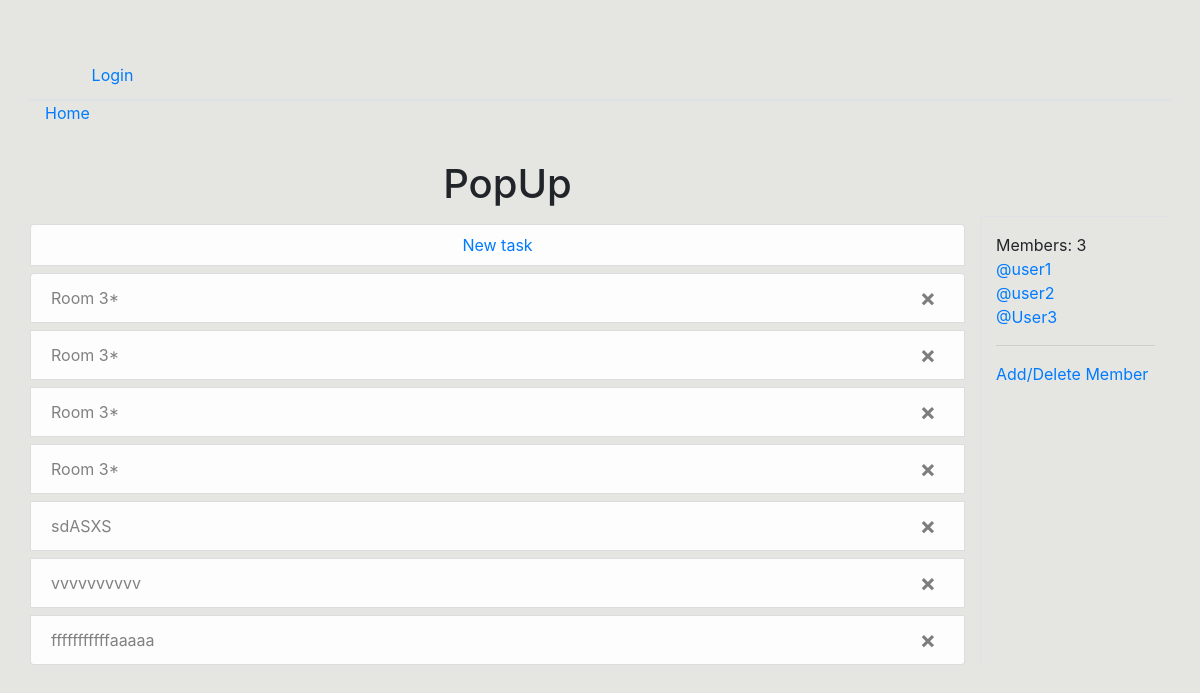
The app's page /rooms/14/, older data.
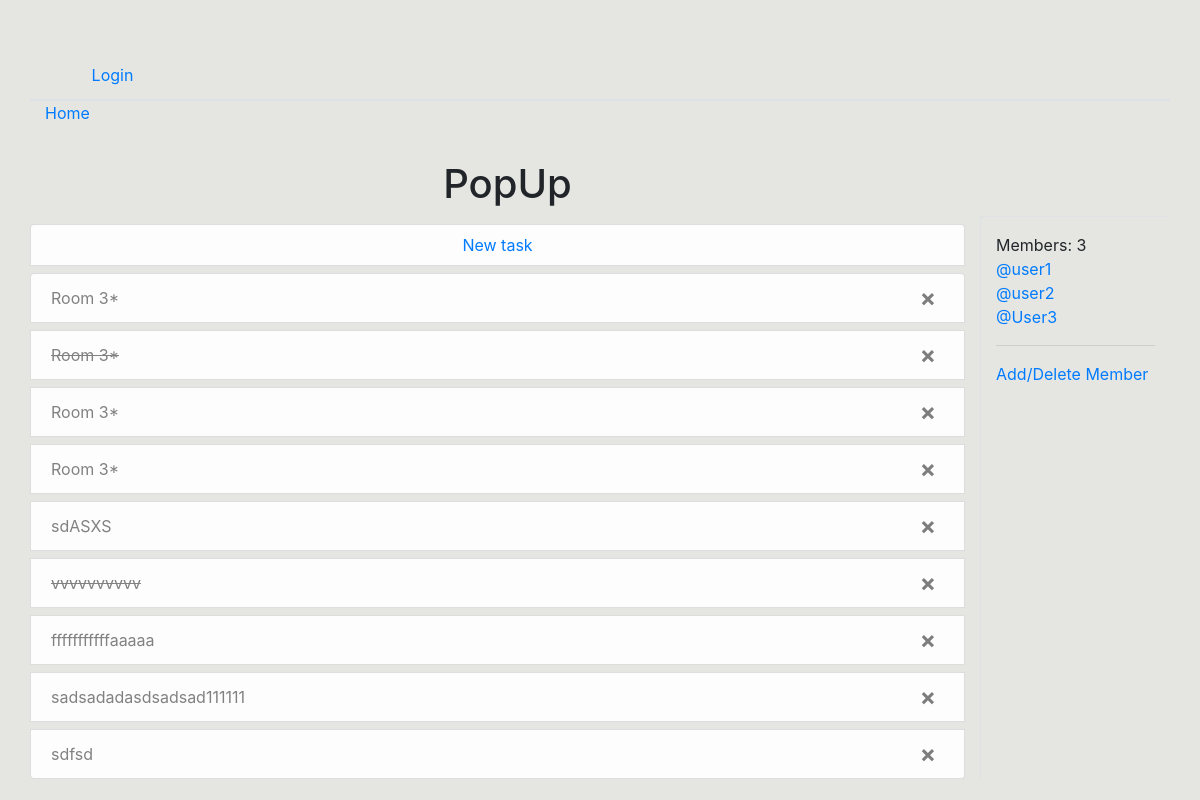
The same page, newer data.
### base/models.py (models this page shows, shortened)
class Task(models.Model):
    host = models.ForeignKey(User, on_delete=models.SET_NULL, null=True)
    hostroom = models.ForeignKey(Room, on_delete=models.SET_NULL, null=True)
    name = models.CharField(max_length=200, null=True)
    body = models.TextField(null=True, blank=True)
    updated = models.DateTimeField(auto_now=True)
    created = models.DateTimeField(auto_now_add=True)
    finish = models.BooleanField(default=False)

### base/views.py (the view)
# urls.py: path('rooms/<str:rom_id>/', views.roomsView, name='rooms'),
def roomsView(request, rom_id):
    rooms2 = Room.objects.get(id=rom_id)
    tasks = Task.objects.filter(hostroom_id=rom_id)
    participants = rooms2.participants.all() # rooms2 > room ?
    form = TaskForm()
    if request.method == 'POST':
        form = TaskForm(request.POST)
        if form.is_valid():
            new_task = form.save()
            return JsonResponse({'task': model_to_dict(new_task)}, status=200)
    context = {'rooms2': rooms2, 'participants': participants, 'tasks': tasks, 'form':form}
    return render(request, 'base/rooms.html', context)

### base/models.py (called while the page is built)
    def __str__(self):
        return self.name

### base/templates/base/rooms.html (shortened to what this page needs)
{% extends 'main.html' %}
{% load static %}
{% load crispy_forms_tags %}
{% block content %}
<div class="text-center">
    <div class="container">
        <div class="col-10">
                    <h1>{{rooms2.name}}</h1>
        </div>
        </div>
</div>
<div class="container">
    <div class="row">
    <div class="list-group col-10">
        <div class="list-group-item list-group-item-light mt-2 p-2 d-flex justify-content-center">
            <a href="" data-toggle="modal" data-target="#modalCreateTask">New task</a>
        </div>
        <div id="taskList">
        {% for task in tasks %}
         <div class="list-group-item list-group-item-light mt-2" data-id="{{ task.id }}" id="taskCard" style="{% if task.finish %} text-decoration: line-through {% endif %}">
            {{task.name}}
                <button type="button" class="close float-right mr-2">
                    <span aria-hidden="true">&times;</span>
                </button>
        </div>
        {% endfor %}
        </div>
    </div>
        <div class="col-2 border-top border-left pb-3">
            <div>
                <div class="mt-3">
                    <medium>Members: {{rooms2.participants.count}}</medium>
                </div>
                {% for participant in rooms2.participants.all %}
                <a href="#" class="building-link" data-toggle="modal" data-name="{{participant}}" data-target="#myModal">@{{ participant }}</a><br>
                {% endfor %}
                <hr>
                <a href="{% url 'update-room_2' rooms2.id %}">Add/Delete Member</a>
            </div>
        </div>
    </div>
</div>
{% endblock content %}

Row changes from the older to the newer data that the page shows:
changed Task (number 2 of 9 on the later page): finish False → True (drawn)
changed Task "vvvvvvvvvv": finish False → True (drawn)
added Task: name "sadsadadasdsadsad111111"
added Task: name "sdfsd"
